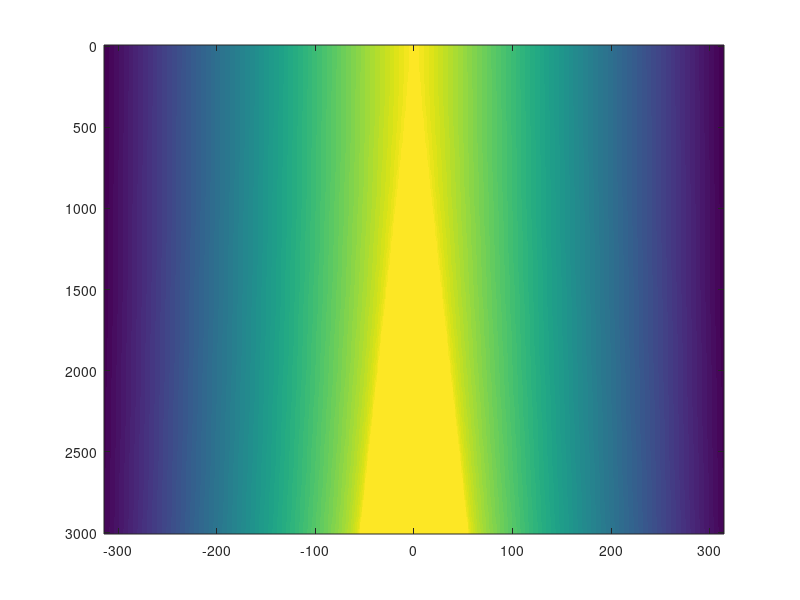

This figure's MATLAB source: (Note: this script raises an error after producing the figure.)
%%%%%%%%%%%%%%%%%%%%%%%%%%%%%%%%%%%%%%%%%%%%%%%%%%%%%%%%%%%%%%%%%%%%%%%%%%%
% This work is supplementary material for the book                        %
%                                                                         %
% Jens Ahrens, Analytic Methods of Sound Field Synthesis, Springer-Verlag %
% Berlin Heidelberg, 2012, https://doi.org/10.1007/978-3-642-25743-8      %
%                                                                         %
% It has been downloaded from http://soundfieldsynthesis.org and is       %
% licensed under a Creative Commons Attribution-NonCommercial-ShareAlike  %
% 3.0 Unported License. Please cite the book appropriately if you use     %
% these materials in your own work.                                       %
%                                                                         %
% (c) 2012 by Jens Ahrens                                                 %
%%%%%%%%%%%%%%%%%%%%%%%%%%%%%%%%%%%%%%%%%%%%%%%%%%%%%%%%%%%%%%%%%%%%%%%%%%%

clear all;

subfigure = 'a';
%subfigure = 'b';
%subfigure = 'c';
%subfigure = 'd';

f     = linspace( 0, 3000, 200 ).';
c     = 343;
k     = 2.*pi.*f./c;
k(1)  = k(2); % to avoid numerical instabilities
y_ref =  1;
y_s   = -1;
x_s   =  0;


%%%%%%%%%%%%%%%%%%%%%%%%%% prepare spatial fft %%%%%%%%%%%%%%%%%%%%%%%%%%%%
spatial_interval = [ -5 5 ];
delta_x          = .01; % sampling interval for spatial fft in meters

X = spatial_interval(1) : delta_x : spatial_interval(2);
Y = linspace( -1, 3, 201 );

k_x_s = (2*pi) / delta_x; % spatial sampling frequency

% create k_x
k_x    = linspace( 0, k_x_s/2, ( length( X ) + 1 ) / 2 ); % positive frequencies
k_x(1) = k_x(2); % to avoid numerical instabilities
k_x    = [ -fliplr( k_x( 2 : end ) ), k_x ]; % adds negative frequencies

% create 2D grid
[ k_x_m, k_m ] = meshgrid( k_x, k );
%%%%%%%%%%%%%%%%%%%%%%% end prepare spatial fft %%%%%%%%%%%%%%%%%%%%%%%%%%%

% initialize D_kx
D_kx = zeros( size( k_x_m ) );

indices = find( abs( k_x_m ) <= k_m );

% Eq.(4.52), (4.53), first case
D_kx( indices ) = exp( i .* k_x_m( indices ) .* x_s ) .* ...
    besselh( 0, 2, sqrt( k_m( indices ).^2 - k_x_m( indices ).^2 ) * ( y_ref - y_s ) ) ./ ...
        besselh( 0, 2, sqrt( k_m( indices ).^2 - k_x_m( indices ).^2 ) .* y_ref );
    
indices = find( abs( k_x_m ) > k_m );

% Eq.(4.52), (4.53), second case
D_kx( indices ) = exp( i .* k_x_m( indices ) .* x_s ) .* ...
    besselk( 0, sqrt( k_x_m( indices ).^2 - k_m( indices ).^2 ) * ( y_ref - y_s ) ) ./ ...
       besselk( 0, sqrt( k_x_m( indices ).^2 - k_m( indices ).^2 ) * y_ref );
    
%%%%%%%%%%%%%%%%%% bandwidth limitation %%%%%%%%%%%%%%%%%%%%%%%%%%%%%%%%%%%
if ( subfigure == 'c' )
    B_low  = -25;
    B_high =  25;
elseif ( subfigure == 'd' )    
    B_low  =  0;
    B_high = 50;
end
    
if ( subfigure == 'c' || subfigure == 'd' )    
    central_bin = round( length( D_kx ) / 2 );

    indices = [ 1 : central_bin + B_low, central_bin + B_high : length( D_kx ) ];
    D_kx( :, indices ) = 0;

end
%%%%%%%%%%%%%%%%%% end bandwidth limitation %%%%%%%%%%%%%%%%%%%%%%%%%%%%%%%

%%%%%%%%%%%%%%%%%%%%%%%% discretization %%%%%%%%%%%%%%%%%%%%%%%%%%%%%%%%%%%
if ( subfigure == 'b' || subfigure == 'c' || subfigure == 'd' )    

    D = ifftx( D_kx, [], 2 );

    indices = 1 : length( D );
    indices = indices( mod( indices-1, 20 )~=0 );
    
    % use every 20th value; this correponds to a sampling step of 20 cm 
    D( :, indices ) = 0;
    
    D_kx = fftx( D, [], 2 );

    % normalize a bit to make it look nicer ;)
    D_kx = D_kx ./ abs( D_kx( 20, (end+1)/2 + 5 ) ).* 0.1276;

end
%%%%%%%%%%%%%%%%%%%%%%%% end discretization %%%%%%%%%%%%%%%%%%%%%%%%%%%%%%%

figure;
imagesc( k_x, f, 20*log10( abs( D_kx ) ) )
turn_imagesc;
caxis( [ -40 20 ] );
xlim(  [ -80 80 ] );
xlabel( 'kx (rad/m)' );
ylabel( 'f (Hz)' );
colormap gray;
revert_colormap;
colorbar;
axis square;
graph_defaults;

